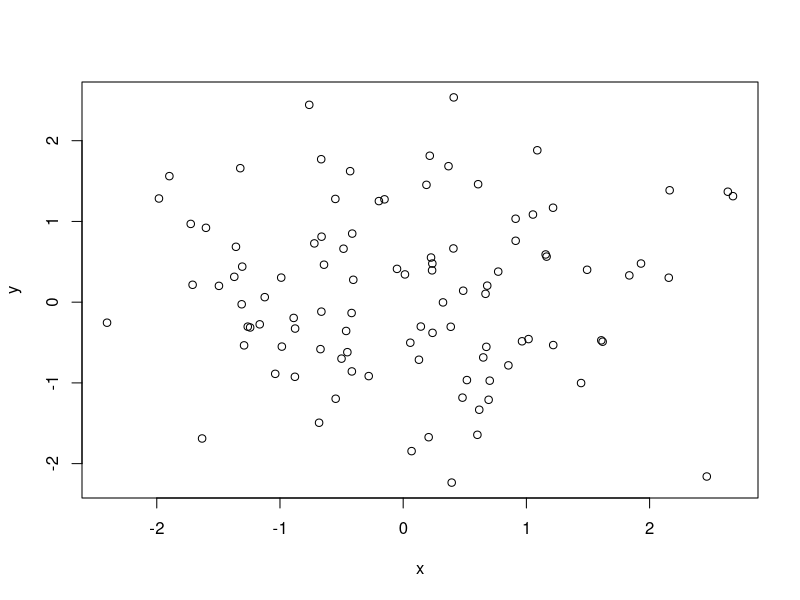
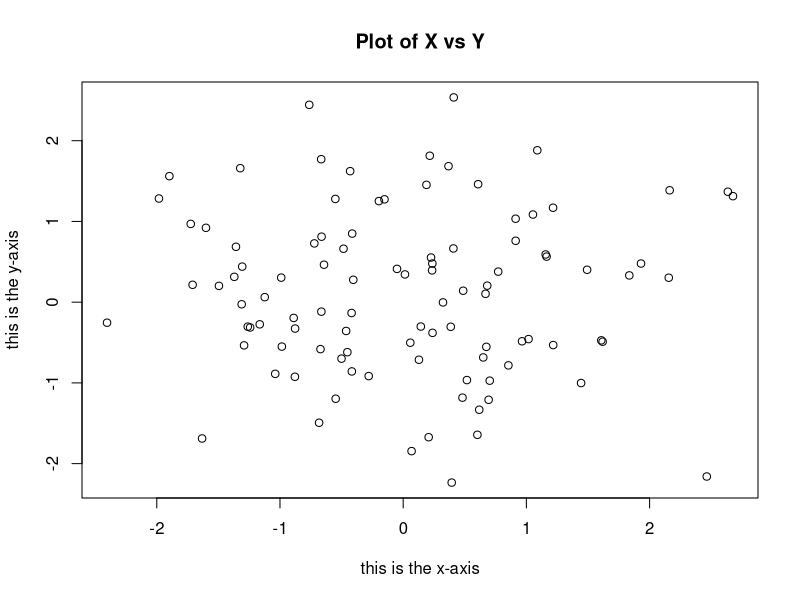
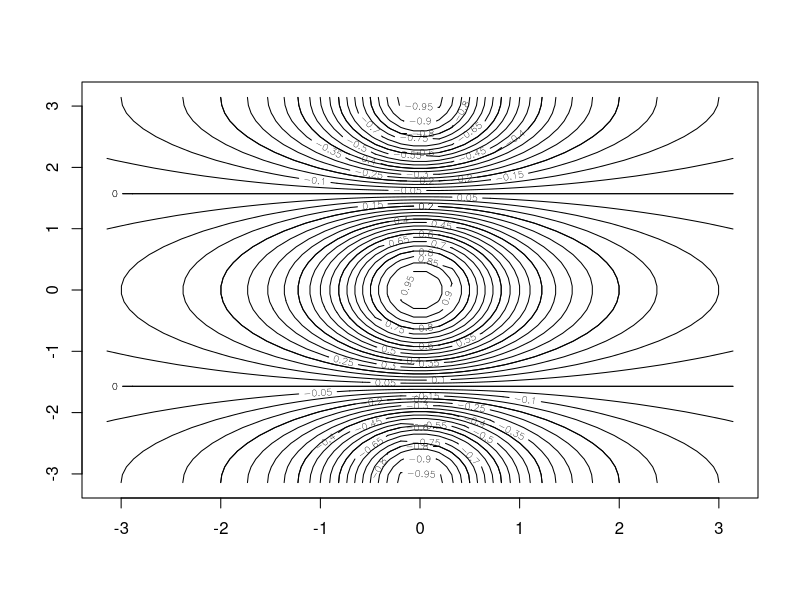
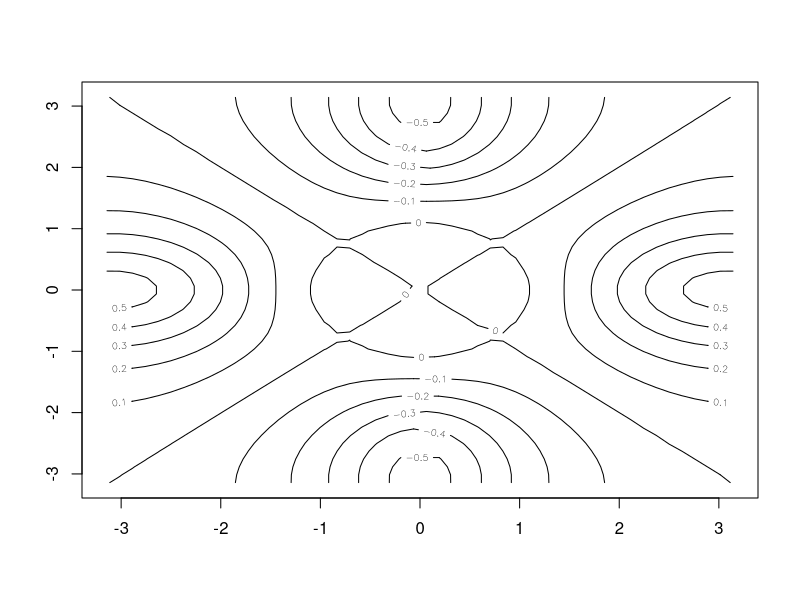
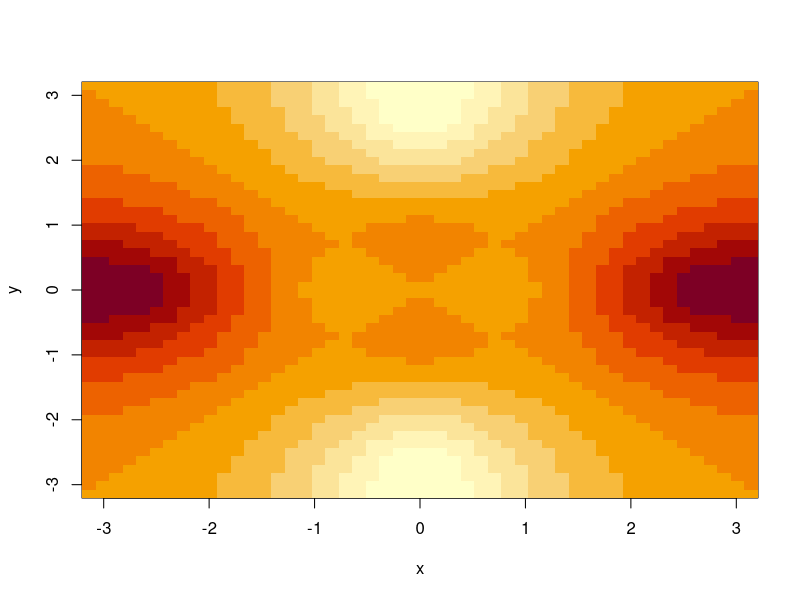
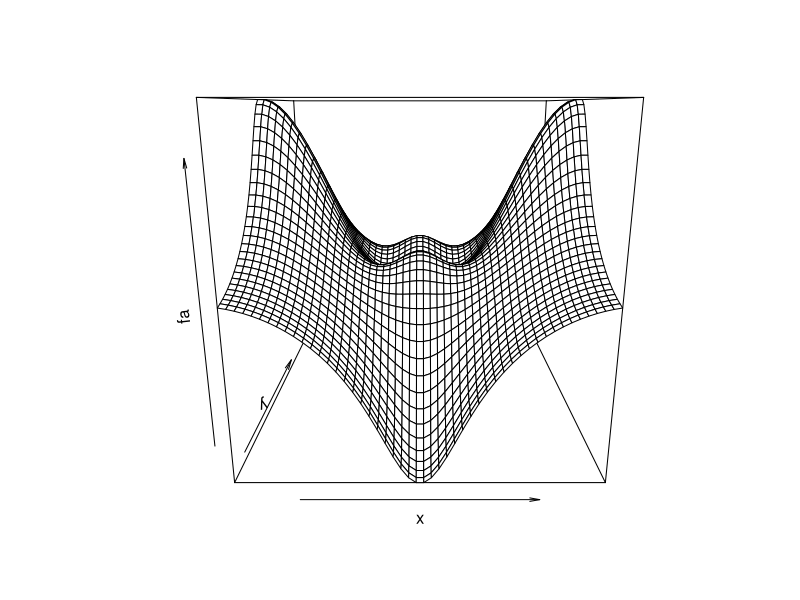
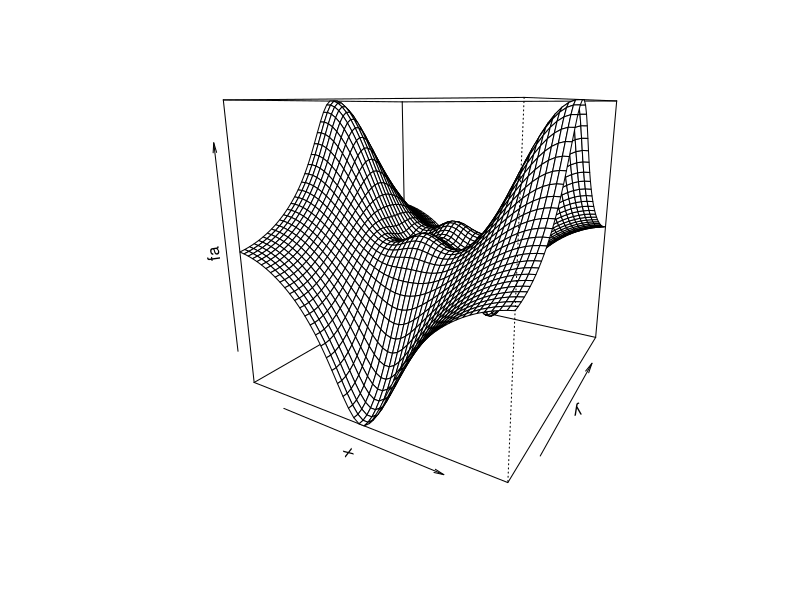
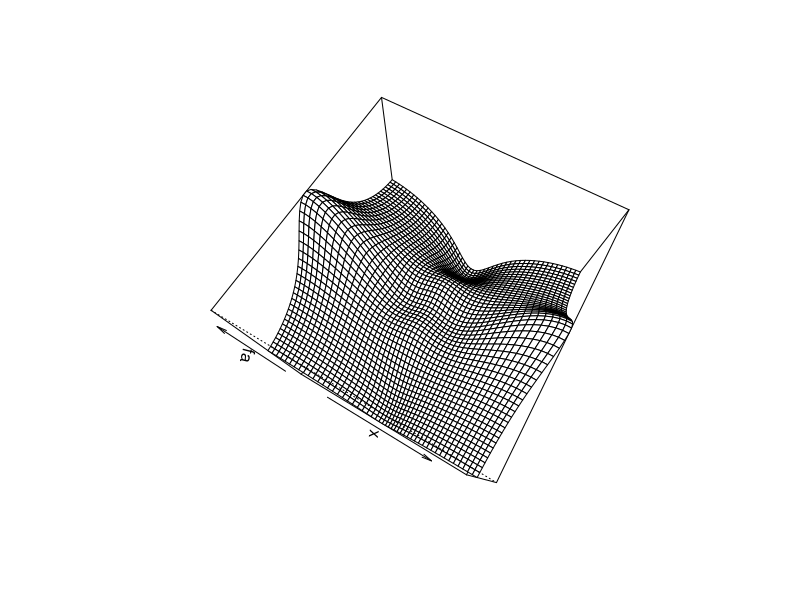

R code for these plots, in order:
## ---- chunk 1
x <- c(1,3,2,5)
x
## ---- chunk 2
x = c(1,6,2)
y = c(1,4,3)
c(x,y)
## ---- chunk 3
length(x)
length(y)
x+y
## ---- chunk 4
ls()
rm(x,y)
## ---- chunk 5
rm(list=ls())
## ---- chunk 6
x <- matrix(data = c(1,2,3,4),nrow = 2, ncol = 2)
x
## ---- chunk 7
x <- matrix(c(1,2,3,4),2,2)
x
## ---- chunk 8
matrix(c(1,2,3,4),2,2,byrow = TRUE)
## ---- chunk 9
sqrt(x)
## ---- chunk 10
x^2
## ---- chunk 11
x<-rnorm(50)
x;
## ---- chunk 12
y <- x + rnorm(50,mean=50, sd = .1)
cor(x,y)
## ---- chunk 13
set.seed(1303)
rnorm(50)
## ---- chunk 14
set.seed(3)
y <- rnorm(100)
cat("Mean:",mean(y),"\nVar:",var(y),"\nSqrt(Var):",sqrt(var(y)),"\nStandard Deviation:",sd(y))
## ---- chunk 15
x <- rnorm(100)
y <- rnorm(100)
plot(x, y)
plot(x, y, xlab = "this is the x-axis",
     ylab = "this is the y-axis",
     main = "Plot of X vs Y")
## ---- chunk 16
pdf("Figure.pdf")
plot(x,y,col = "green")
dev.off()
## ---- chunk 17
seq(1, 10)
## ---- chunk 18
x <- seq(-pi, pi, length = 50)
y <- x
f <- outer(x,y, function(x,y) cos(y)/(1+x^2))
contour(x, y, f)
contour(x, y, f, nlevels = 45, add = T)
## ---- chunk 19
fa  <- (f - t(f))/2 
contour(x, y, fa, nlevels = 15)
## ---- chunk 20
image(x, y, fa)
persp(x, y, fa)
persp(x, y, fa, theta = 30)
persp(x,y,fa, theta = 30, phi = 70)
